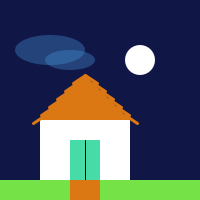
Frame 1 (no input)
Frame 60 (the mouse pressed at the canvas centre just before this capture): identical to frame 1, image omitted
Frame 120 (the mouse held since frame 60 and released just before this capture): identical to frame 1, image omitted

The Processing sketch that drew this single still picture (run headless with seeded random() and noise(); from frame 60 on, the mouse is pressed at the canvas centre):

// Processing sketch: processing_94389
// ── processing_94389.pde

//Ana Paula Moreto

int x=85;
int y=75;
int dtelhax=12;
int dtelhay=8;
int ptx=8;
int pty=8;
void setup()
{
  size (200, 200);
}
 
void draw() {
  background(16, 22,70);
  
noStroke();
fill(255);
ellipse(140, 60, 30, 30);
stroke(0);
fill (117,227,71);
noStroke();
rect(0, 180, 200, 20);
fill(255);
rect(40, 120, 90, 60);
 

  fill(71,219,168);
  rect(70, 140, 30, 40);
  stroke(0);
  strokeWeight(1);
  line(85,140,85,180);
  
  noStroke();
  fill(219,120,20);
  rect(70,180,30,20);
   triangle(40, 120, 85, 75, 130, 120);
 
 fill(71,151,219,90);
 ellipse(50,50,70,30);
 ellipse(70,60,50,20);
  int x=85;
  int y=75;
  int dtelhax=12;
  int dtelhay=8;
  int ptx=8;
  int pty=8;
   
  for (int i=0; i<6; i++)
  {
 
 
    strokeWeight(3);
    stroke(219,120,20);
    line (x, y, x+dtelhax, y+dtelhay);
    x+=ptx;
    y+=pty;
  }
 
  x=85;
  y=75;
  dtelhax=-12;
  dtelhay=8;
  ptx=-8;
  pty=8;
 
  for (int i=0; i<6; i++)
  {
    line (x, y, x+dtelhax, y+dtelhay);
    x+=ptx;
    y+=pty;
  }
}
